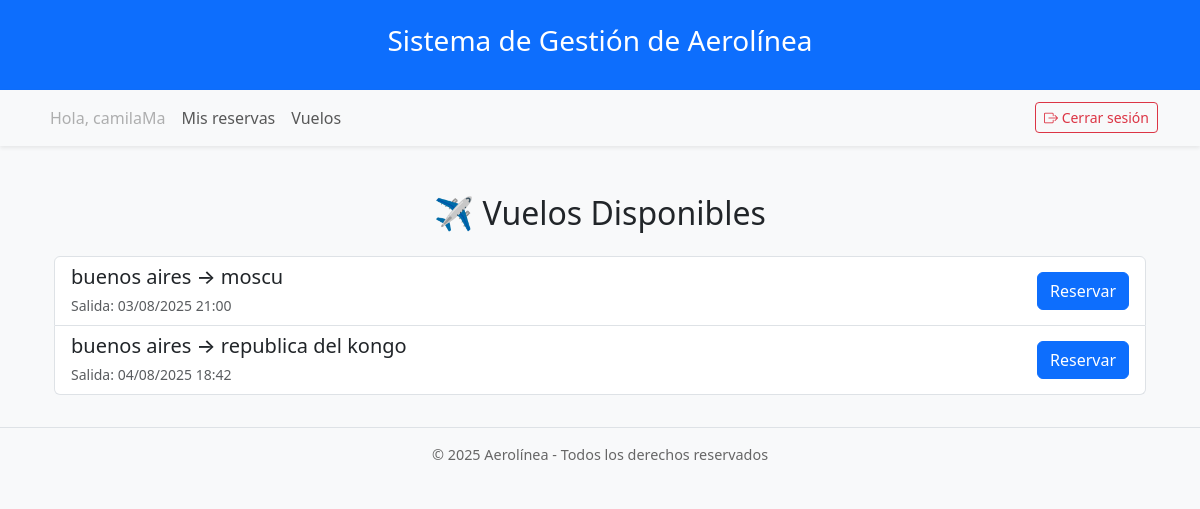
The page /vuelos/ (signed in) on the database its author committed.
### core/models.py (models this page shows, shortened)
class Usuario(AbstractUser):
    ROL_CHOICES = (
        ('admin', 'Administrador'),
        ('gestor', 'Gestor de vuelos'),
        ('cliente', 'Cliente / Pasajero'),
    )
    rol = models.CharField(max_length=20, choices=ROL_CHOICES, default='cliente')

class Vuelo(models.Model):
    avion = models.ForeignKey(Avion, on_delete=models.PROTECT, related_name='vuelos')
    origen = models.CharField(max_length=100)
    destino = models.CharField(max_length=100)
    fecha_salida = models.DateTimeField()
    fecha_llegada = models.DateTimeField()
    duracion = models.DurationField()
    estado = models.CharField(max_length=20, default='activo')
    precio_base = models.DecimalField(max_digits=10, decimal_places=2)
    gestores = models.ManyToManyField(Usuario, related_name='vuelos_gestionados', limit_choices_to={'rol': 'gestor'}, blank=True)

### core/views.py (the view)
# urls.py: path('', RedirectView.as_view(pattern_name='vuelos_list', permanent=False)),
@login_required
def vuelos_list(request):
    vuelos = Vuelo.objects.filter(estado='activo')
    return render(request, 'core/vuelos_list.html', {'vuelos': vuelos})

### core/templates/core/vuelos_list.html (shortened to what this page needs)
{% extends 'base.html' %}
{% block content %}
<div class="container mt-5">
  <h2 class="mb-4 text-center">✈️ Vuelos Disponibles</h2>
  {% if vuelos %}
    <div class="list-group">
      {% for vuelo in vuelos %}
        <div class="list-group-item list-group-item-action d-flex justify-content-between align-items-center">
          <div>
            <h5 class="mb-1">{{ vuelo.origen }} → {{ vuelo.destino }}</h5>
            <small class="text-muted">Salida: {{ vuelo.fecha_salida|date:"d/m/Y H:i" }}</small>
          </div>
          <a href="{% url 'reservar_vuelo' vuelo.id %}" class="btn btn-primary">Reservar</a>
        </div>
      {% endfor %}
    </div>
  {% else %}
    <div class="alert alert-info text-center mt-4" role="alert">
      No hay vuelos disponibles por el momento.
    </div>
  {% endif %}
</div>
{% endblock %}

### core/templates/base.html (shortened to what this page needs)
<!DOCTYPE html>
<html lang="es">
<head>
    <link href="https://cdn.jsdelivr.net/npm/bootstrap@5.3.3/dist/css/bootstrap.min.css" rel="stylesheet">
</head>
<body>
    <header class="bg-primary text-white py-4 shadow">
        <div class="container text-center">
            <h1 class="h3">Sistema de Gestión de Aerolínea</h1>
        </div>
    </header>
    <nav class="navbar navbar-expand-md navbar-light bg-light shadow-sm">
        <div class="container">
            <ul class="navbar-nav me-auto">
                {% if user.is_authenticated %}
                    <li class="nav-item">
                        <span class="nav-link disabled">Hola, {{ user.username }}</span>
                    </li>
                    <li class="nav-item">
                        <a class="nav-link" href="{% url 'mis_reservas' %}">Mis reservas</a>
                    </li>
                    <li class="nav-item">
                        <a class="nav-link" href="{% url 'vuelos_list' %}">Vuelos</a>
                    </li>
                {% endif %}
            </ul>
            {% if user.is_authenticated %}
            <form action="{% url 'logout' %}" method="post" class="d-flex ms-auto">
                <button type="submit" class="btn btn-outline-danger btn-sm">
                    <i class="bi bi-box-arrow-right"></i> Cerrar sesión
                </button>
            </form>
            {% endif %}
        </div>
    </nav>
    <main class="container mt-4">
        {% block content %}{% endblock %}
    </main>
    <footer>
        &copy; {{ year|default:"2025" }} Aerolínea - Todos los derechos reservados
    </footer>
    <link href="https://cdn.jsdelivr.net/npm/bootstrap-icons@1.11.3/font/bootstrap-icons.css" rel="stylesheet">
</body>
</html>

### core/templates/base.html (style rules this page uses)
body { background-color: #f8f9fa; }
footer { text-align: center; font-size: 0.9rem; color: #666; padding: 1rem 0; border-top: 1px solid #dee2e6; margin-top: 2rem; }

### rows shown on the page
Usuario: username "camilaMa"
Vuelo: origen "buenos aires", destino "moscu", fecha_salida "03/08/2025 21:00"
Vuelo: origen "buenos aires", destino "republica del kongo", fecha_salida "04/08/2025 18:42"

### other values the page prints
{{ year|default:"2025" }} "2025"
